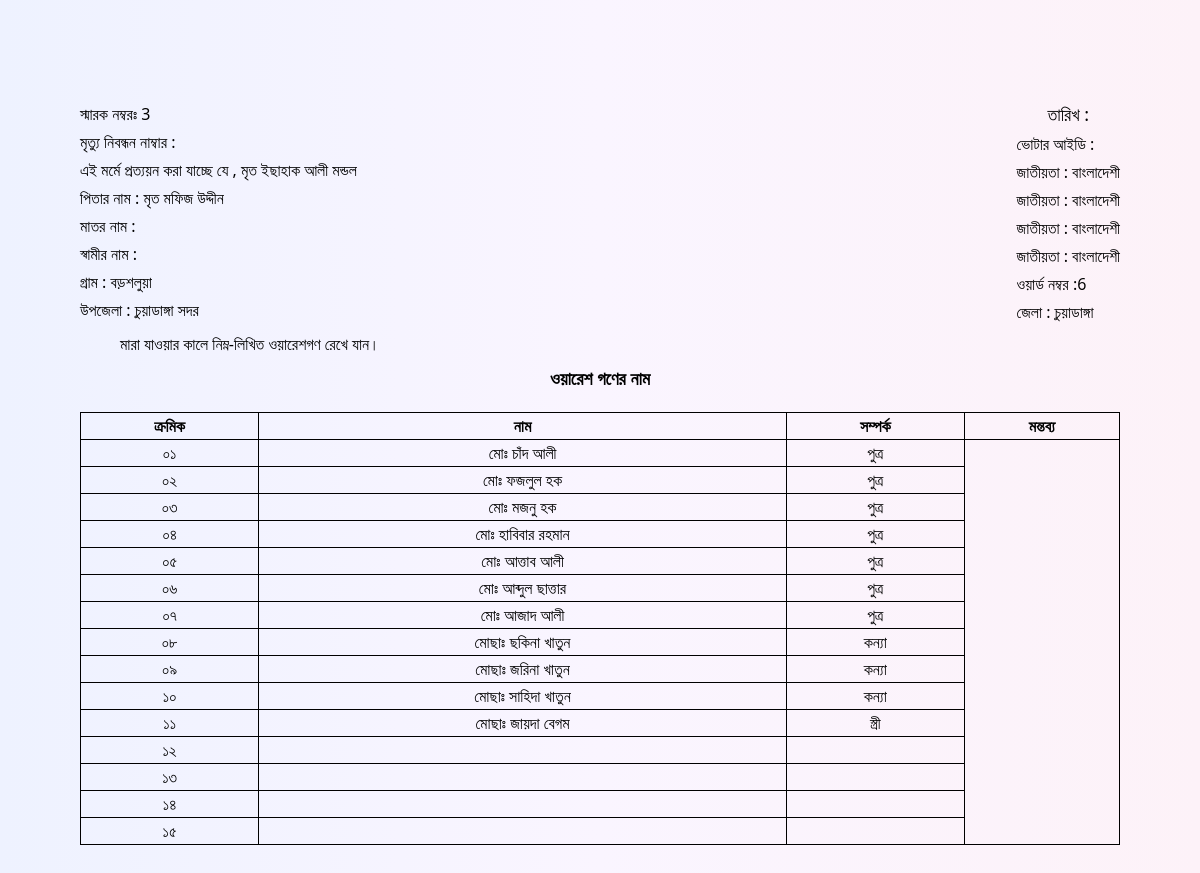
/waresreport.php?id=6, run on an earlier commit of the app's database.
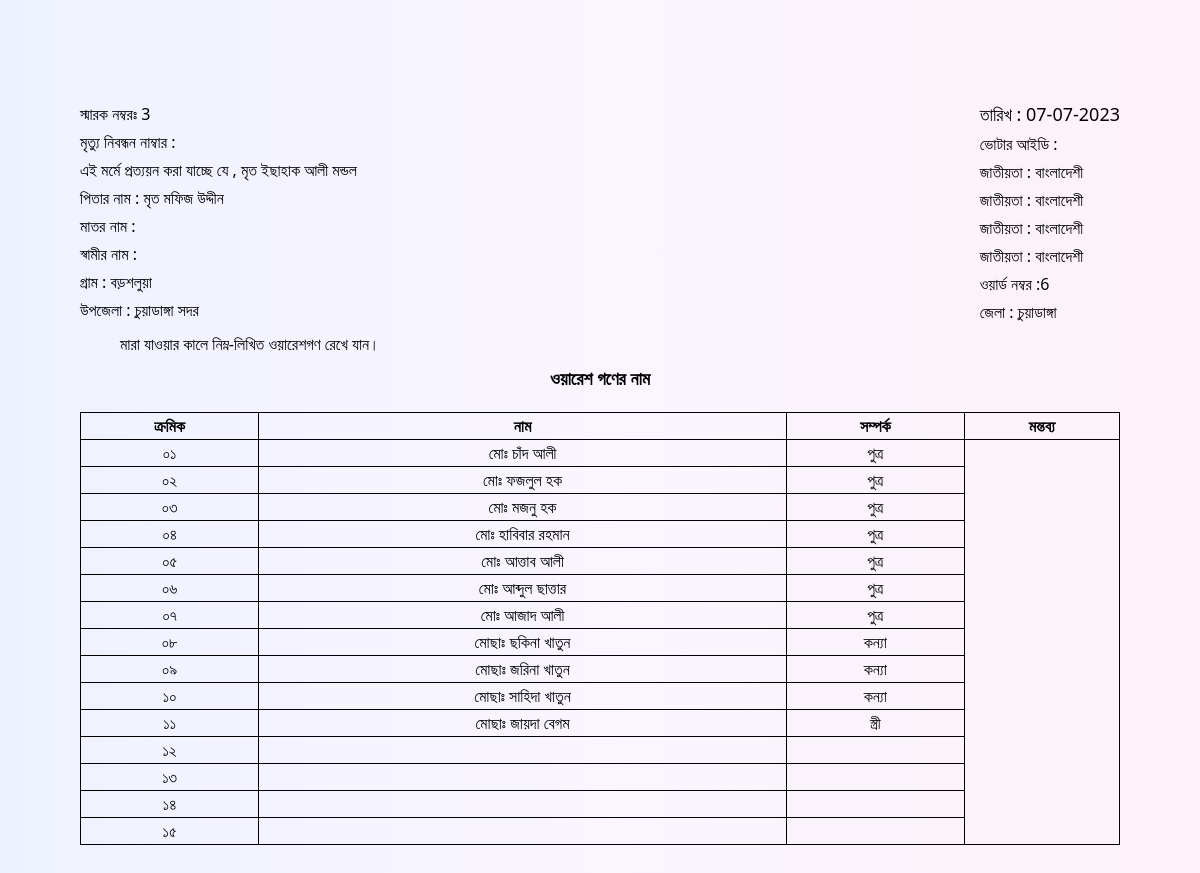
And on a later commit of the database.
### tables this page shows
CREATE TABLE `wares` (
  `id` int(11) NOT NULL,
  `sarok` varchar(255) NOT NULL,
  `name` varchar(255) NOT NULL,
  `fathername` varchar(255) NOT NULL,
  `mothername` varchar(255) NOT NULL,
  `husband` varchar(255) NOT NULL,
  `gram` varchar(255) NOT NULL,
  `word` varchar(255) NOT NULL,
  `deathno` varchar(255) NOT NULL,
  `voterid` varchar(255) NOT NULL,
  `mobileno` varchar(255) NOT NULL,
  `aname` varchar(255) NOT NULL,
  `date` varchar(255) NOT NULL,
  `w1` varchar(255) DEFAULT NULL,
  `w2` varchar(255) DEFAULT NULL,
  `w3` varchar(255) DEFAULT NULL,
  `w4` varchar(255) DEFAULT NULL,
  `w5` varchar(255) DEFAULT NULL,
  `w6` varchar(255) DEFAULT NULL,
  `w7` varchar(255) DEFAULT NULL,
  `w8` varchar(255) DEFAULT NULL,
  `w9` varchar(255) DEFAULT NULL,
  `w10` varchar(255) DEFAULT NULL,
  `w11` varchar(255) DEFAULT NULL,
  `w12` varchar(255) DEFAULT NULL,
  `w13` varchar(255) DEFAULT NULL,
  `w14` varchar(255) DEFAULT NULL,
  `w15` varchar(255) DEFAULT NULL,
  `r1` varchar(255) DEFAULT NULL,
  `r2` varchar(255) DEFAULT NULL,
  `r3` varchar(255) DEFAULT NULL,
  `r4` varchar(255) DEFAULT NULL,
  `r5` varchar(255) DEFAULT NULL,
  `r6` varchar(255) DEFAULT NULL,
  `r7` varchar(255) DEFAULT NULL,
  `r8` varchar(255) DEFAULT NULL,
  `r9` varchar(255) DEFAULT NULL,
  `r10` varchar(255) DEFAULT NULL,
  `r11` varchar(255) DEFAULT NULL,
  `r12` varchar(255) DEFAULT NULL,
  `r13` varchar(255) DEFAULT NULL,
  `r14` varchar(255) DEFAULT NULL,
  `r15` varchar(255) DEFAULT NULL
);

### waresreport.php (the view, shortened to what the changed rows need)
<?php
if (isset($_REQUEST['id'])) {
    $rid = $_REQUEST['id'];
    $query = "SELECT * FROM `wares` WHERE id=$rid";
    $poriciti = mysqli_query($con, $query);
    $result = mysqli_fetch_array($poriciti);
}
?>
<!DOCTYPE html>
<html lang="en" dir="ltr">
<head>
    <script src="https://cdn.tailwindcss.com"></script>
</head>
<body class='bg-gradient-to-r from-indigo-50 via-purple-50 to-pink-50 z-40 mb-10'>
    <div class='px-20 py-20 relative'>
        <?php
        $sarok = $result['sarok'];
        $name = $result['name'];
        $fathername = $result['fathername'];
        $gram = $result['gram'];
        $word = $result['word'];
        $date = $result['date'];
        $w1 = $result['w1'];
        $w2 = $result['w2'];
        $w3 = $result['w3'];
        $w4 = $result['w4'];
        $w5 = $result['w5'];
        $w6 = $result['w6'];
        $w7 = $result['w7'];
        $w8 = $result['w8'];
        $w9 = $result['w9'];
        $w10 = $result['w10'];
        $w11 = $result['w11'];
        $r1 = $result['r1'];
        $r2 = $result['r2'];
        $r3 = $result['r3'];
        $r4 = $result['r4'];
        $r5 = $result['r5'];
        $r6 = $result['r6'];
        $r7 = $result['r7'];
        $r8 = $result['r8'];
        $r9 = $result['r9'];
        $r10 = $result['r10'];
        $r11 = $result['r11'];
        ?>
        <div class='flex justify-between items-center mt-5'>
            <div class="space-y-1">
                <p>স্মারক নম্বরঃ <span><?= $sarok ?></span></p>
                <p>এই মর্মে প্রত্যয়ন করা যাচ্ছে যে , <span><?= $name ?></span> </p>
                <p class=''>পিতার নাম : <span><?= $fathername ?></span> </p>
                <p class=''>গ্রাম : <span><?= $gram ?></span> </p>
            </div>
            <div class="space-y-1 flex flex-col justify-end">
                <p class='text-center  text-lg'> তারিখ : <span><?= $date ?></span></p>
                <p class=''>ওয়ার্ড নম্বর :<span><?= $word ?></span> </p>
            </div>
        </div>
        <table class='w-full table border border-black rounded-lg'>
            <thead>
                <tr>
                    <th class='border border-black'>ক্রমিক</th>
                    <th class='border border-black'>নাম</th>
                    <th class='border border-black'>সম্পর্ক</th>
                    <th class='border border-black'>মন্তব্য</th>
                </tr>
            </thead>
            <tbody>
                <tr>
                    <td class='border border-black text-center'>০১</td>
                    <td class='border border-black text-center'><?= $w1 ?></td>
                    <td class='border border-black text-center'><?= $r1 ?></td>
                </tr>
                <tr>
                    <td class='border border-black text-center'>০২</td>
                    <td class='border border-black text-center'><?= $w2 ?></td>
                    <td class='border border-black text-center'><?= $r2 ?></td>
                </tr>
                <tr>
                    <td class='border border-black text-center'>০৩</td>
                    <td class='border border-black text-center'><?= $w3 ?></td>
                    <td class='border border-black text-center'><?= $r3 ?></td>
                </tr>
                <tr>
                    <td class='border border-black text-center'>০৪</td>
                    <td class='border border-black text-center'><?= $w4 ?></td>
                    <td class='border border-black text-center'><?= $r4 ?></td>
                </tr>
                <tr>
                    <td class='border border-black text-center'>০৫</td>
                    <td class='border border-black text-center'><?= $w5 ?></td>
                    <td class='border border-black text-center'><?= $r5 ?></td>
                </tr>
                <tr>
                    <td class='border border-black text-center'>০৬</td>
                    <td class='border border-black text-center'><?= $w6 ?></td>
                    <td class='border border-black text-center'><?= $r6 ?></td>
                </tr>
                <tr>
                    <td class='border border-black text-center'>০৭</td>
                    <td class='border border-black text-center'><?= $w7 ?></td>
                    <td class='border border-black text-center'><?= $r7 ?></td>
                </tr>
                <tr>
                    <td class='border border-black text-center'>০৮</td>
                    <td class='border border-black text-center'><?= $w8 ?></td>
                    <td class='border border-black text-center'><?= $r8 ?></td>
                </tr>
                <tr>
                    <td class='border border-black text-center'>০৯</td>
                    <td class='border border-black text-center'><?= $w9 ?></td>
                    <td class='border border-black text-center'><?= $r9 ?></td>
                </tr>
                <tr>
                    <td class='border border-black text-center'>১০</td>
                    <td class='border border-black text-center'><?= $w10 ?></td>
                    <td class='border border-black text-center'><?= $r10 ?></td>
                </tr>
                <tr>
                    <td class='border border-black text-center'>১১</td>
                    <td class='border border-black text-center'><?= $w11 ?></td>
                    <td class='border border-black text-center'><?= $r11 ?></td>
                </tr>
            </tbody>
        </table>
    </div>
</body>
</html>

What changed in the data, as far as the page shows it:
changed wares "মৃত ইছাহাক আলী মন্ডল": date (not shown) → "07-07-2023"
